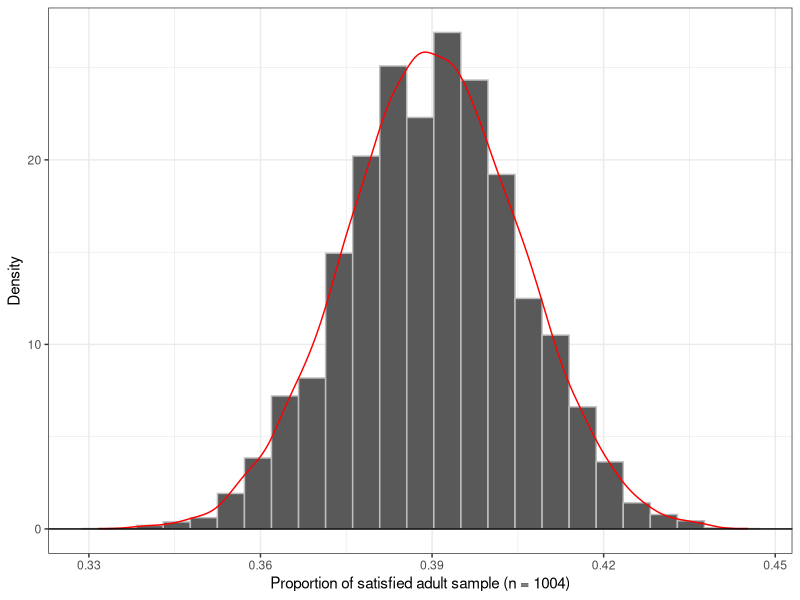
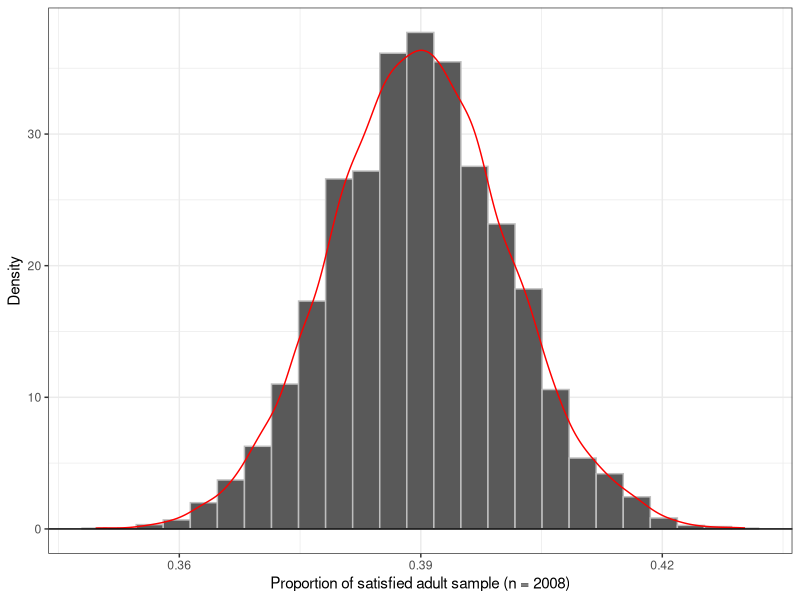

Here is the R script that generated these plots, in order:
################################################################################
# LAB 10 R CODE
# YULIIA HELEVERIA
# MATH 240 - SPRING 2025
################################################################################

################################################################################
# Load Libraries
################################################################################
library(tidyverse)
library(ggplot2)

################################################################################
# TASK 1: Basic Simulation
################################################################################
#generate 10k polls for satisfaction with US world position
n.serveyed <- 1004 #sample size
probability <- 0.39
n.repeat <- 10000

#generate the poll completion 10,000 times
poll <- rbinom(n.repeat, n.serveyed, probability)

#put data into tibble for plotting
ggpoll <- tibble(poll)|>
  mutate(poll = poll/n.serveyed)#convert the data into proportion

#plot a histogram of sample proportion with superimposed density
plot.poll <- ggplot(data = ggpoll)+
  geom_histogram(aes(x = poll, y = after_stat(density)),
                 color="grey",
                 bins = 25)+ #histogram of generated polls
  geom_density(aes(x = poll),
               color = "red")+ #superimposed density
  scale_x_continuous(breaks = seq(0.3, 0.5, by = 0.03))+ #put ticks on y-axis
  geom_hline(yintercept = 0)+ #add y-intercept
  theme_bw()+
  xlab("Proportion of satisfied adult sample (n = 1004)")+ #add x and y label
  ylab("Density")

#calculate the range of middle 95%
lower <- quantile(ggpoll$poll, probs = 0.025)
upper <- quantile(ggpoll$poll, probs = 0.975)
middle.range <- upper-lower

#approximate the margin of error
error.margin <- middle.range/2 #divide the range by 2

#double the sample size and perform the same computation
double.serveyed <- 2008 #new sample size

#generate the poll completion 10,000 times
poll.double <- rbinom(n.repeat, double.serveyed, probability)

#put data into tibble for plotting
ggpoll.double <- tibble(poll.double)|>
  mutate(poll = poll.double/double.serveyed) #convert the data into proportion

#plot a histogram of sample proportion with superimposed density
plot.poll.double <- ggplot(data = ggpoll.double)+
  geom_histogram(aes(x = poll, y = after_stat(density)),
                 color="grey",
                 bins = 25)+ #histogram of generated polls
  geom_density(aes(x = poll),
               color = "red")+ #superimposed density
  scale_x_continuous(breaks = seq(0.3, 0.5, by = 0.03))+ #put ticks on y-axis
  geom_hline(yintercept = 0)+ #add y-intercept
  theme_bw()+
  xlab("Proportion of satisfied adult sample (n = 2008)")+ #add x and y label
  ylab("Density")

#calculate the range of middle 95%
lower2 <- quantile(ggpoll.double$poll, probs = 0.025)
upper2 <- quantile(ggpoll.double$poll, probs = 0.975)
middle.range2 <- upper2-lower2

#approximate the margin of error
error.margin2 <- middle.range2/2 #divide the range by 2

################################################################################
# TASK 2: Resampling
################################################################################
#create a data frame with data from Gallup survey
Gallup.survey <- tibble(id = 1:n.serveyed,
                        response = rep(NA, n.serveyed))

#input 39% satisfied, 59% dissatisfied, 2% no opinion
num.satisfied <- round(n.serveyed*0.39)
num.dissatisfied <- round(n.serveyed*0.59)
num.noop <- round(n.serveyed*0.02)

#input the satisfaction data 
for (i in 1:n.serveyed){
  if (i <= num.satisfied){ #input satisfied people
    Gallup.survey$response[i] = 1
  } else if (num.satisfied < i & i <= (num.satisfied + num.dissatisfied)){ #input dissatisfied people
    Gallup.survey$response[i] = 0
  }
}

#perform resampling
R <- 1000
